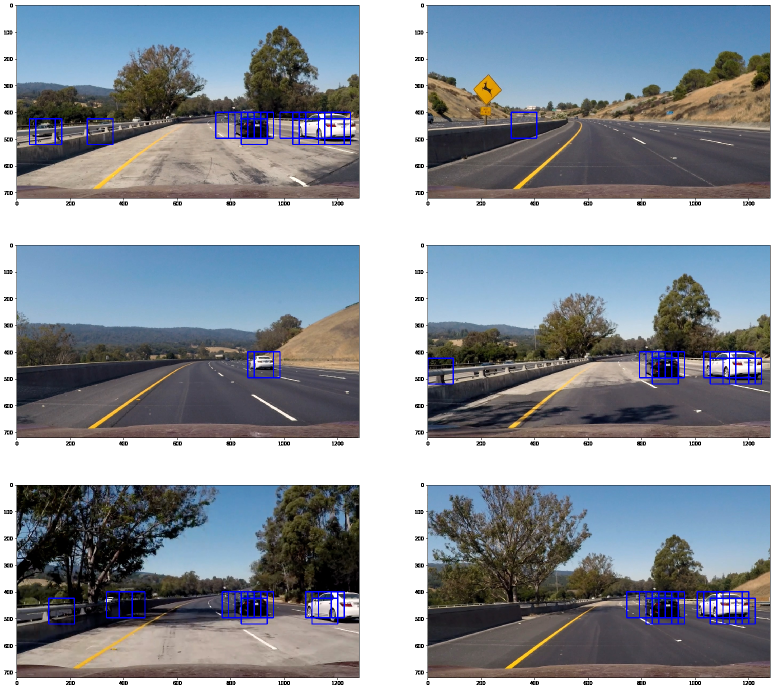
#> input picture img/boxes.png, 1550 x 1379 px (shown at 1/2 size)
$ python -i P5_functions.py   (imports and definitions only)   (older library calls are emulated)
#> lines starting #> are read from the running program, lines starting #| are printed output that depends on the picture
# -*- coding: utf-8 -*-
"""
Created on Thu Mar 30 13:54:31 2017

@author: vicentej
"""

import matplotlib.image as mpimg
import numpy as np
import cv2
from skimage.feature import hog
from scipy.ndimage.measurements import label

# Define a function to return HOG features and visualization
def get_hog_features(img, orient, pix_per_cell, cell_per_block,
                        vis=False, feature_vec=True):
    # Call with two outputs if vis==True
    if vis == True:
        features, hog_image = hog(img, orientations=orient,
                                  pixels_per_cell=(pix_per_cell, pix_per_cell),
                                  cells_per_block=(cell_per_block, cell_per_block),
                                  transform_sqrt=False,
                                  visualise=vis, feature_vector=feature_vec)
        return features, hog_image
    # Otherwise call with one output
    else:
        features = hog(img, orientations=orient,
                       pixels_per_cell=(pix_per_cell, pix_per_cell),
                       cells_per_block=(cell_per_block, cell_per_block),
                       transform_sqrt=False,
                       visualise=vis, feature_vector=feature_vec)
        return features


## Define a function to compute binned color features
#def bin_spatial(img, size=(32, 32)):
#    # Use cv2.resize().ravel() to create the feature vector
#    features = cv2.resize(img, size).ravel()
#    # Return the feature vector
#    return features

def bin_spatial(img, size=(32, 32)):
#> called with size = (32, 32)
    color1 = cv2.resize(img[:,:,0], size).ravel()
#> color1 = 1024 values, max 255 at index 0, min 0 at index 32, mean 140.7
    color2 = cv2.resize(img[:,:,1], size).ravel()
#> color2 = 1024 values, max 255 at index 0, min 0 at index 32, mean 148.6
    color3 = cv2.resize(img[:,:,2], size).ravel()
#> color3 = 1024 values, max 255 at index 0, min 0 at index 32, mean 159.9
    return np.hstack((color1, color2, color3))

# Define a function to compute color histogram features
# NEED TO CHANGE bins_range if reading .png files with mpimg!
def color_hist(img, nbins=32, bins_range=(0, 256)):
    # Compute the histogram of the color channels separately
    channel1_hist = np.histogram(img[:,:,0], bins=nbins, range=bins_range)
    channel2_hist = np.histogram(img[:,:,1], bins=nbins, range=bins_range)
    channel3_hist = np.histogram(img[:,:,2], bins=nbins, range=bins_range)
    # Concatenate the histograms into a single feature vector
    hist_features = np.concatenate((channel1_hist[0], channel2_hist[0], channel3_hist[0]))
    # Return the individual histograms, bin_centers and feature vector
    return hist_features

# Define a function to extract features from a list of images
# Have this function call bin_spatial() and color_hist()
# [113 lines left out: functions extract_features, slide_window, draw_boxes, convert_color, not called in this run]

# Define a function to extract features from a single image window
# This function is very similar to extract_features()
# just for a single image rather than list of images
def single_img_features(img, color_space='RGB', spatial_size=(32, 32),
                        hist_bins=32, orient=9,
                        pix_per_cell=8, cell_per_block=2, hog_channel=0,
                        spatial_feat=True, hist_feat=True, hog_feat=True):
    #1) Define an empty list to receive features
    img_features = []
    #2) Apply color conversion if other than 'RGB'
    if color_space != 'RGB':
        if color_space == 'HSV':
            feature_image = cv2.cvtColor(img, cv2.COLOR_RGB2HSV)
        elif color_space == 'LUV':
            feature_image = cv2.cvtColor(img, cv2.COLOR_RGB2LUV)
        elif color_space == 'HLS':
            feature_image = cv2.cvtColor(img, cv2.COLOR_RGB2HLS)
        elif color_space == 'YUV':
            feature_image = cv2.cvtColor(img, cv2.COLOR_RGB2YUV)
        elif color_space == 'YCrCb':
            feature_image = cv2.cvtColor(img, cv2.COLOR_RGB2YCrCb)
    else: feature_image = np.copy(img)
    #3) Compute spatial features if flag is set
    if spatial_feat == True:
        spatial_features = bin_spatial(feature_image, size=spatial_size)
#> spatial_features = 3072 values, max 255 at index 0, min 0 at index 32, mean 149.7
        #4) Append features to list
        img_features.append(spatial_features)
    #5) Compute histogram features if flag is set
    if hist_feat == True:
        hist_features = color_hist(feature_image, nbins=hist_bins)
#> in color_hist, `hist_features = np.concatenate((channel1_hist[0], channel2_hist[0], ch..`: hist_features = 96 values, max 562940 at index 95, min 1171 at index 60, mean 66795.3
        #6) Append features to list
        img_features.append(hist_features)
    #7) Compute HOG features if flag is set
    if hog_feat == True:
        if hog_channel == 'ALL':
            hog_features = []
            for channel in range(feature_image.shape[2]):
                hog_features.extend(get_hog_features(feature_image[:,:,channel],
                                    orient, pix_per_cell, cell_per_block,
                                    vis=False, feature_vec=True))
        else:
            hog_features = get_hog_features(feature_image[:,:,hog_channel], orient,
                        pix_per_cell, cell_per_block, vis=False, feature_vec=True)
#> in get_hog_features, `features = hog(img, orientations=orient, pixels_per_cell=(pix_per_cell..`:
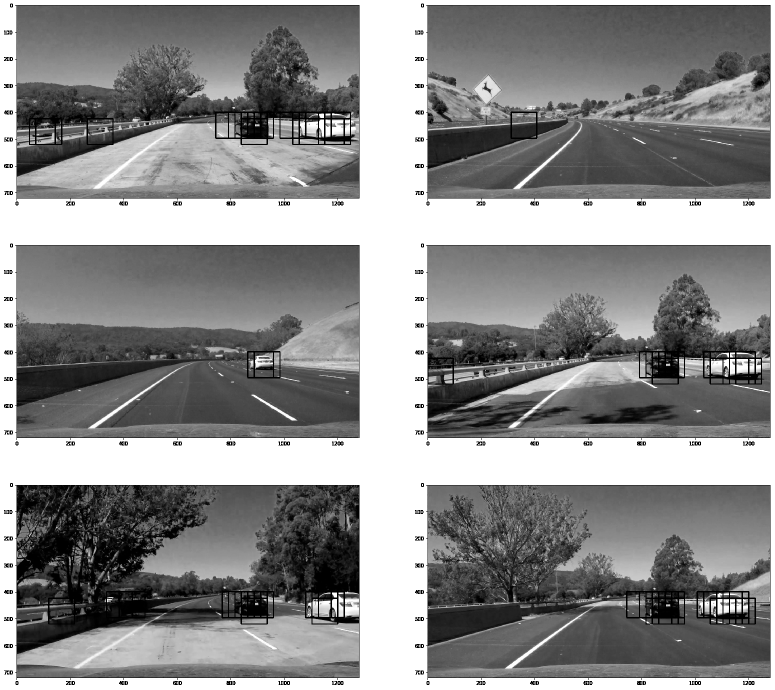
#> img: shape (1379, 1550) (shown at 1/2 size); min 0, max 255, mean 139.5
        #8) Append features to list
        img_features.append(hog_features)

    #9) Return concatenated array of features
    return np.concatenate(img_features)

# Define a function you will pass an image
# and the list of windows to be searched (output of slide_windows())
# [176 lines left out: functions search_windows, find_cars, add_heat, apply_threshold, draw_labeled_bboxes, get_heatmap and 3 more, not called in this run]

>>> import cv2
>>> picture = cv2.cvtColor(cv2.imread('img/boxes.png'), cv2.COLOR_BGR2RGB)
>>> result = single_img_features(picture)

$ run again, on img/cars.png
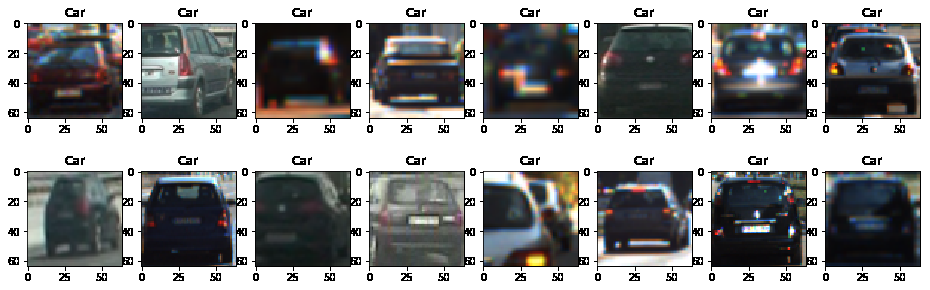
#> input picture img/cars.png, 930 x 290 px
#> color1 = 1024 values, max 255 at index 0, min 0 at index 42, mean 149.6
#> color2 = 1024 values, max 255 at index 0, min 0 at index 42, mean 150.5
#> color3 = 1024 values, max 255 at index 0, min 0 at index 42, mean 151.1
#> spatial_features = 3072 values, max 255 at index 0, min 0 at index 42, mean 150.4
#> in color_hist, `hist_features = np.concatenate((channel1_hist[0], channel2_hist[0], ch..`: hist_features = 96 values, max 116638 at index 31, min 444 at index 94, mean 8428.1
#> in get_hog_features, `features = hog(img, orientations=orient, pixels_per_cell=(pix_per_cell..`:
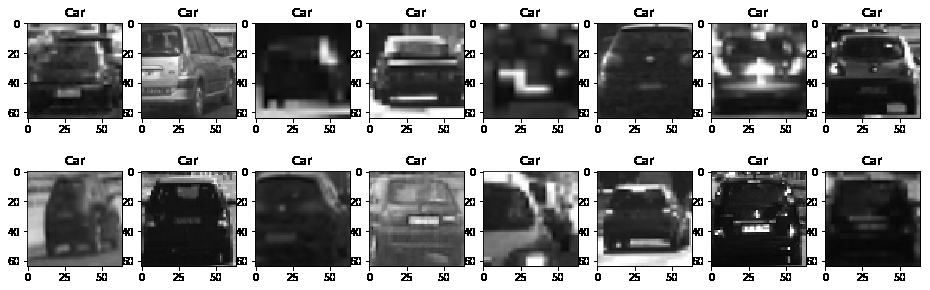
#> img: shape (290, 930); min 0, max 255, mean 145.1

$ run again, on img/cars_heat.png
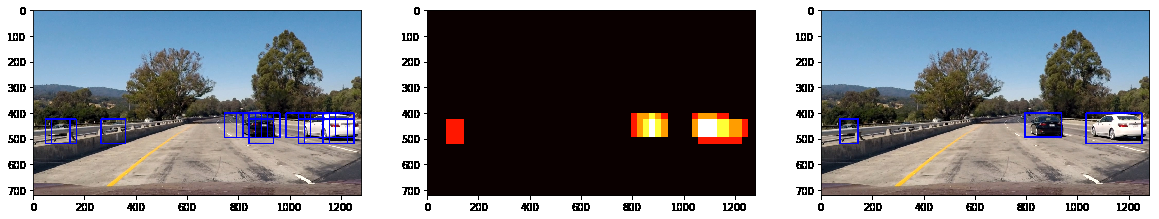
#> input picture img/cars_heat.png, 1159 x 219 px
#> color1 = 1024 values, max 255 at index 0, min 0 at index 288, mean 124
#> color2 = 1024 values, max 255 at index 0, min 0 at index 76, mean 124.1
#> color3 = 1024 values, max 255 at index 0, min 0 at index 76, mean 130
#> spatial_features = 3072 values, max 255 at index 0, min 0 at index 288, mean 126
#> in color_hist, `hist_features = np.concatenate((channel1_hist[0], channel2_hist[0], ch..`: hist_features = 96 values, max 69956 at index 31, min 110 at index 59, mean 7931.9
#> in get_hog_features, `features = hog(img, orientations=orient, pixels_per_cell=(pix_per_cell..`:
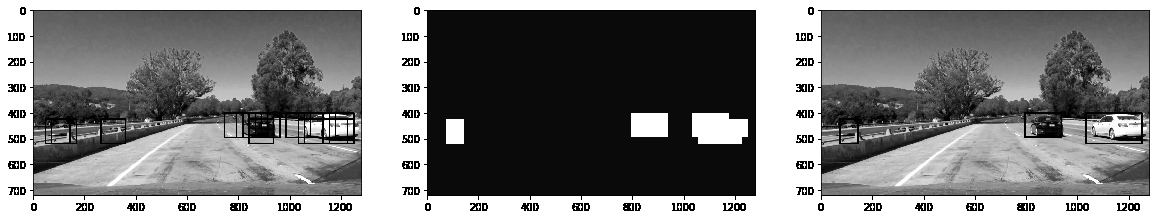
#> img: shape (219, 1159); min 0, max 255, mean 126.4
